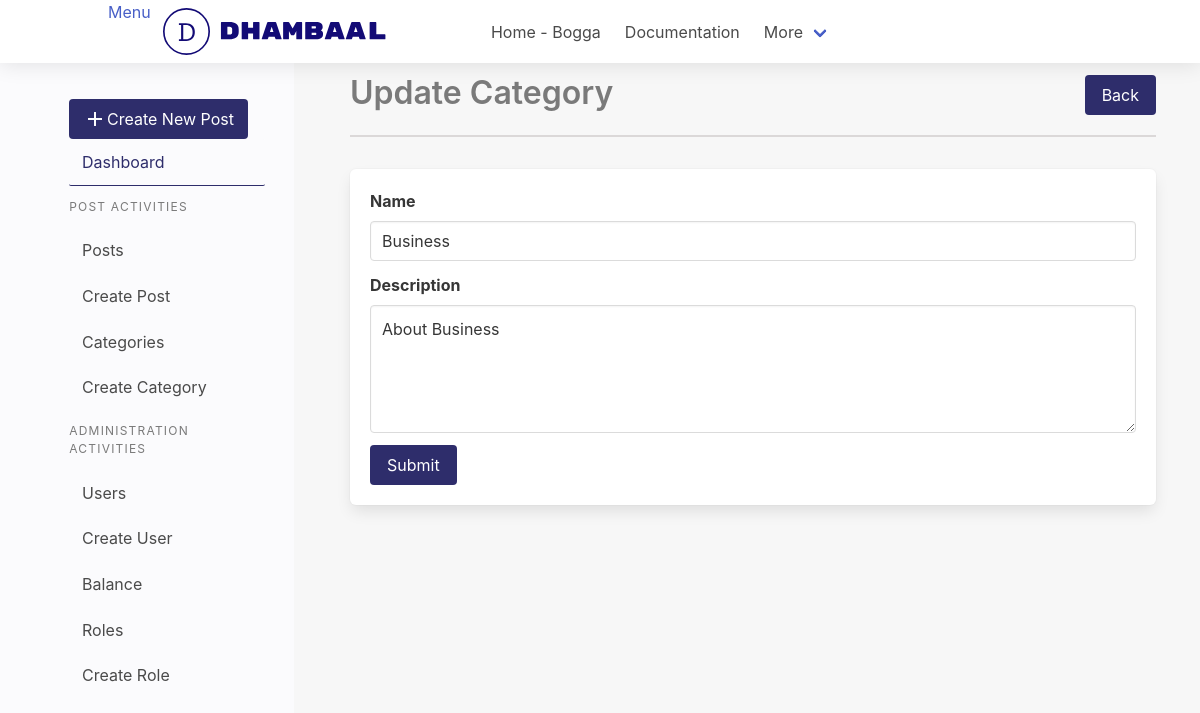
The app's page /dashboard/category/1/update/, older data.
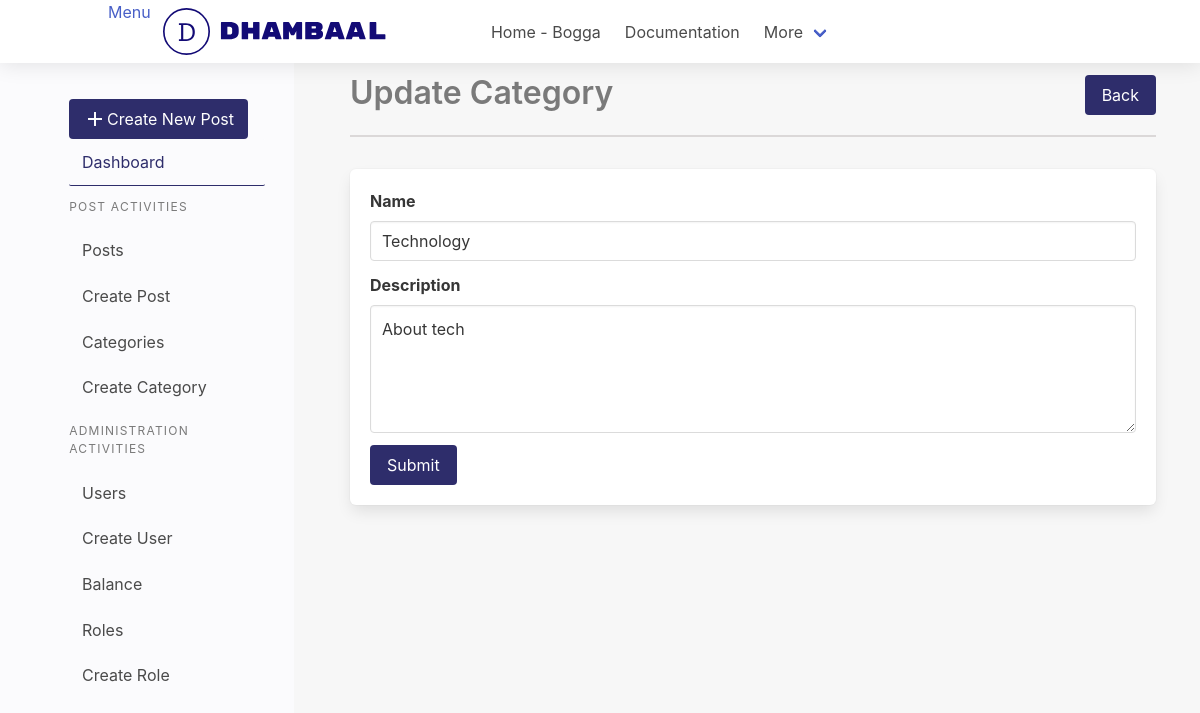
The same page, newer data.
### app/dashboard/models/category.py (models this page shows, shortened)
@dataclass
class Category(db.Model):
    __name__ = "category"
    id: int = db.Column(db.Integer, nullable=False, primary_key=True)
    name: str = db.Column(db.String(80), nullable=False, unique=True)
    description: str = db.Column(db.Text)
    created_at: datetime = db.Column(
        db.DateTime, nullable=False, default=datetime.utcnow)
    modified_at: datetime = db.Column(
        db.DateTime, nullable=False, default=datetime.utcnow, onupdate=datetime.utcnow)

### app/dashboard/dashboard.py (the view)
@dashboard_bp.route('/category/<int:id>/update/', methods=['GET', 'POST'])
def update_category(id):
    category = Category.query.get_or_404(id)
    form = CategoryForm()
    if form.validate_on_submit():
        category.name = form.name.data
        category.description = form.description.data
        category.save()
        flash("Category Updated Sucessfully", 'is-success')
        return redirect(url_for('dashboard.get_categories'))
    elif request.method == 'GET':
        form.name.data = category.name
        form.description.data = category.description
    return render_template("categories/create_update.html", title="Update Category", form=form)

### app/dashboard/forms/category_form.py
class CategoryForm(FlaskForm):
    name = StringField('Name', validators=[
                       DataRequired(), length(min=3, max=20)])
    description = TextAreaField('Description')
    submit = SubmitField("Submit")

### app/dashboard/templates/categories/create_update.html (shortened to what this page needs)
{% extends 'layout/base.html'%} {% block content%}
{% from 'macro.html' import section_heading with context %}
{{section_heading(title=title,link='dashboard.get_categories',btn_text="Back")}}
{% from 'macro.html' import form_input with context %}
<form method="POST" class="box">
  {{form_input(input=form.name,label=form.name.label,type="input",errors=form.name.errors)}}
  {{form_input(input=form.description,label=form.description.label,type="textarea",errors=form.description.errors)}}
  {{form.submit(class="button is-primary")}}
</form>
{% endblock content %}

### app/dashboard/templates/macro.html
{% macro section_heading(title="Section
Title",link="dashboard.posts",btn_text="Add") %}
<div class="section-heading">
  <h1 class="title is-3 has-text-grey">{{title}}</h1>
  <a class="button is-primary left" href="{{url_for(link)}}">{{btn_text}}</a>
</div>
{% endmacro %}
{% macro form_input(input=None,label=None,type="input",errors=None) %}
<div class="field">
  {{label(class="label")}} {%if errors%} {%for error in errors %}
  <div class="control">
    {{input(class=type+" is-danger")}}
    <div class="has-text-weight-light has-text-danger">{{error}}</div>
  </div>
  {%endfor%}
  {%else%}
  <div class="control">{{input(class=type)}}</div>
  {%endif%}
</div>
{% endmacro %}

Row changes from the older to the newer data that the page shows:
changed Category: name "Business" → "Technology"; description "About Business" → "About tech"
